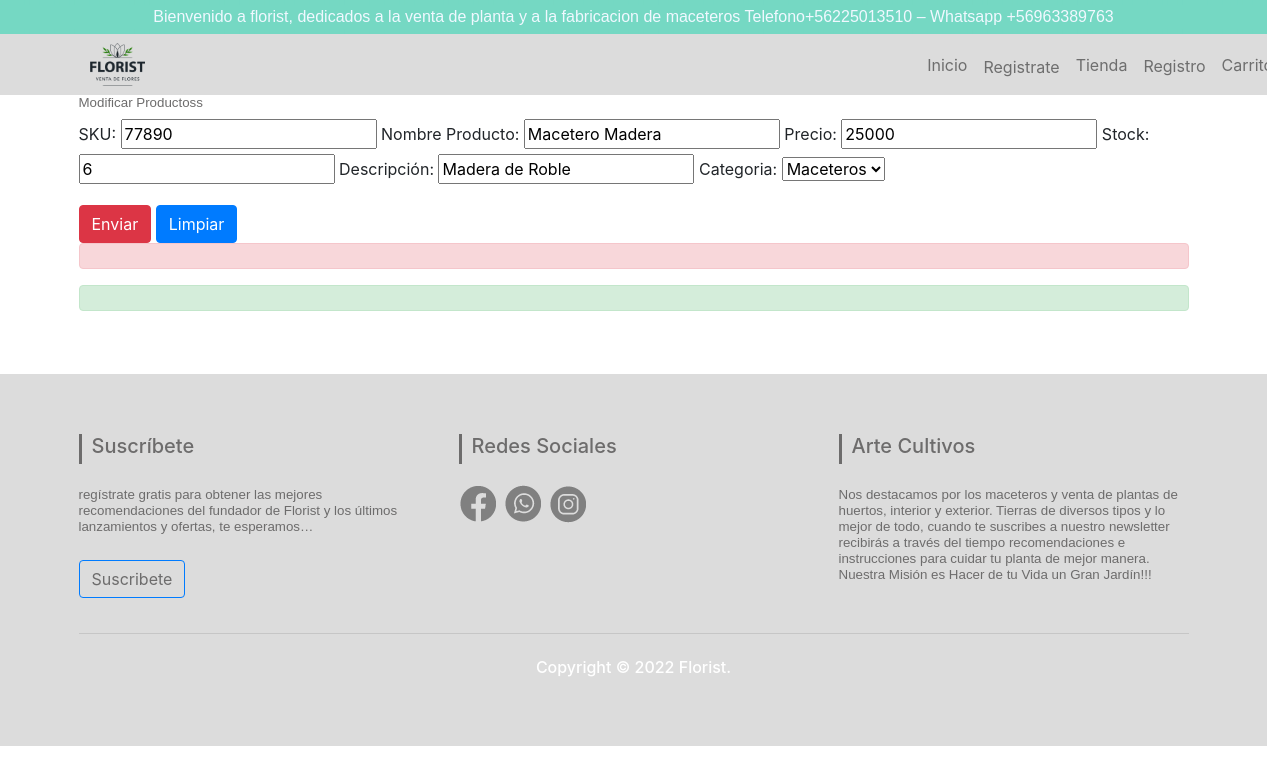
/form-mod-Producto/77890, run on the app's committed database.
### core/models.py (models this page shows, shortened)
class Producto(models.Model):
    SKU = models.CharField(max_length=6, primary_key=True, verbose_name='SKU')
    Nombre  = models.CharField(max_length=20, verbose_name='Nombre Producto')
    Precio = models.CharField(max_length=20, null=True, blank=True, verbose_name='Precio')
    Stock =  models.CharField(max_length=20, null=True, blank=True, verbose_name='Stock')
    Descripcion =  models.CharField(max_length=50, null=True, blank=True, verbose_name='Descripción')
    Categoria = models.ForeignKey(Categoria, on_delete=models.CASCADE)

### core/views.py (the view)
# urls.py: path('form-mod-Producto/<id>', form_mod_Producto, name="form_mod_Producto"),
def form_mod_Producto(request, id):
    producto = Producto.objects.get(SKU=id)
    datos = {
        'form': ProductoForm(instance=producto)
    }
    if request.method == 'POST':
        formulario = ProductoForm(data=request.POST, instance=producto)
        if formulario.is_valid:
            formulario.save()
            datos['mensaje'] = "Modificados correctamente"
    return render(request, 'core/form_mod_Producto.html', datos)

### core/forms.py
class ProductoForm(ModelForm):
    class Meta:
        model = Producto
        fields = ['SKU', 'Nombre', 'Precio', 'Stock', 'Descripcion', 'Categoria',]

### core/context_processor.py (called while the page is built)
def total_carrito(request):
    total = 0
    if request.user.is_authenticated:
        if id in request.session.keys():
            for Key, value in request.session["carrito"].items():
                total += int(value["acumulado"])
    return {"total_carrito": total}

### core/models.py (called while the page is built)
    def __str__(self):
        return self.nombreCategoria

### core/Templates/core/form_mod_Producto.html (shortened to what this page needs)
<!doctype html>
<html lang="en">
  <head>
    {% load static %}
    <link rel="stylesheet" href="https://cdn.jsdelivr.net/npm/bootstrap@4.6.1/dist/css/bootstrap.min.css">
    <link rel="stylesheet" href="{% static 'Core/Css/estilos.css' %}">
  </head>
  <body>
    <div class="textosuperior" >Bienvenido a florist, dedicados a la venta de planta y a la fabricacion de maceteros Telefono+56225013510 – Whatsapp +56963389763</div>
<nav class="navbar navbar-expand-lg navbar-light" style="background-color:  rgba(214, 214, 214, 0.849);">
  <img src="{% static 'Core/Img/Logo.png' %}" alt="20" width="55" style="margin-left: 6%;">
  <div class="collapse navbar-collapse" id="navbarSupportedContent">
    <ul class="navbar-nav mr-auto" style="margin-left: 70%;">
      <li class="nav-item">
        <a class="nav-link" href="http://127.0.0.1:8000/">Inicio</a>
      </li>
      <li class="nav-item">
        <a class="nav-link" href="{%url 'registro1'%}">Registrate</a>
      </li>
      <li class="nav-item">
        <a class="nav-link" href="/Tienda">Tienda</a>
      </li>
      <li class="nav-item">
        <a class="nav-link" href="/Registro">Registro</a>
      </li>
      <li class="nav-item">
        <a class="nav-link" href="/carrito">Carrito</a>
      </li>
    </ul>
  </div>
</nav>
  </head>
  <body>
    <div class="container">
      <h1>Modificar Productoss</h1>
      <form action="" method="post" id="formulario">
        <div class="form-group">
          {{ form.as_table }}
        </div>
        <input type="submit" value="Enviar" class="btn btn-danger" id="Modificar">
        <input type="reset" value="Limpiar" class="btn btn-primary" id="limpiar">
        <div id="error" class="alert alert-danger" role="alert"></div>
      </form>
      <div class="alert alert-success" role="alert">{{mensaje}}</div>
    </div>
<section id="footer">
  <div class="container">
    <div class="row text-center text-xs-center text-sm-left text-md-left">
      <div class="col-xs-12 col-sm-4 col-md-4">
        <h5>Suscríbete</h5>
        <ul class="list-unstyled quick-links" >
          <li>
            <h1>regístrate gratis para obtener las mejores recomendaciones del fundador de Florist
              y los últimos lanzamientos y ofertas, te esperamos…
            </h1>
            <a class="btn btn-primary" href="{% url 'registro1' %}" role="button">Suscribete</a>
          </li>
        </ul>
      </div>
      <div class="col-xs-12 col-sm-4 col-md-4">
        <h5>Redes Sociales</h5>
        <a href="https://es-la.facebook.com/" class="href">
          <img src="{% static 'Core/Img/facebook.png' %}" alt="">
        </a>
        <a href="https://web.whatsapp.com/" class="href">
          <img src="{% static 'Core/Img/whatsapp.png' %}" alt="">
        </a>
        <a href="https://www.instagram.com/" class="href">
          <img src="{% static 'Core/Img/instagram.png' %}" alt="">
        </a>
      </div>
      <div class="col-xs-12 col-sm-4 col-md-4">
        <h5>Arte Cultivos</h5>
        <ul class="list-unstyled quick-links">
          <li>
            <h1>Nos destacamos por los maceteros y venta de plantas de huertos, interior y exterior.
              Tierras de diversos tipos y lo mejor de todo, cuando te suscribes a nuestro newsletter
              recibirás a través del tiempo recomendaciones e instrucciones para cuidar tu planta de mejor manera.
              Nuestra Misión es Hacer de tu Vida un Gran Jardín!!!
            </h1>
          </li>
        </ul>
      </div>
    </div>
      <hr>
    </div>
    <div class="row">
      <div class="col-xs-12 col-sm-12 col-md-12 mt-2 mt-sm-2 text-center text-white">
        <p class="h6">Copyright © 2022 Florist.</p>
      </div>
    </div>
</section>
  </body>
</html>

### core/Static/Core/Css/estilos.css (style rules this page uses)
.textosuperior { background-color: rgb(117, 216, 195); border: 5px dashed rgb(117, 216, 195); color: aliceblue; font-family: Arial, Helvetica, sans-serif; text-align: center; }
h1 { color: #6d6c6c; font-family: Arial, Helvetica, sans-serif; text-align: left; font-size: smaller; }
a { align-items: center; align-content: center; justify-items: center; margin-top: 5%; }
section { margin-top: 5%; padding: 60px 0; }
#footer { background-color: rgba(214, 214, 214, 0.849) !important; }
#footer h5 { padding-left: 10px; border-left: 3px solid #6d6c6c; padding-bottom: 6px; margin-bottom: 20px; color:#6d6c6c; }
#footer a { color: #6d6c6c; text-decoration: none !important; background-color: transparent; -webkit-text-decoration-skip: objects; }
#footer ul.social li a, #footer ul.quick-links li a { color:#6d6c6c; }
#footer ul.quick-links li { padding: 3px 0; -webkit-transition: .5s all ease; -moz-transition: .5s all ease; transition: .5s all ease; }

### data on the page
Producto: SKU "77890", Nombre "Macetero Madera", Precio "25000", Stock "6", Descripcion "Madera de Roble", Categoria "Maceteros"
